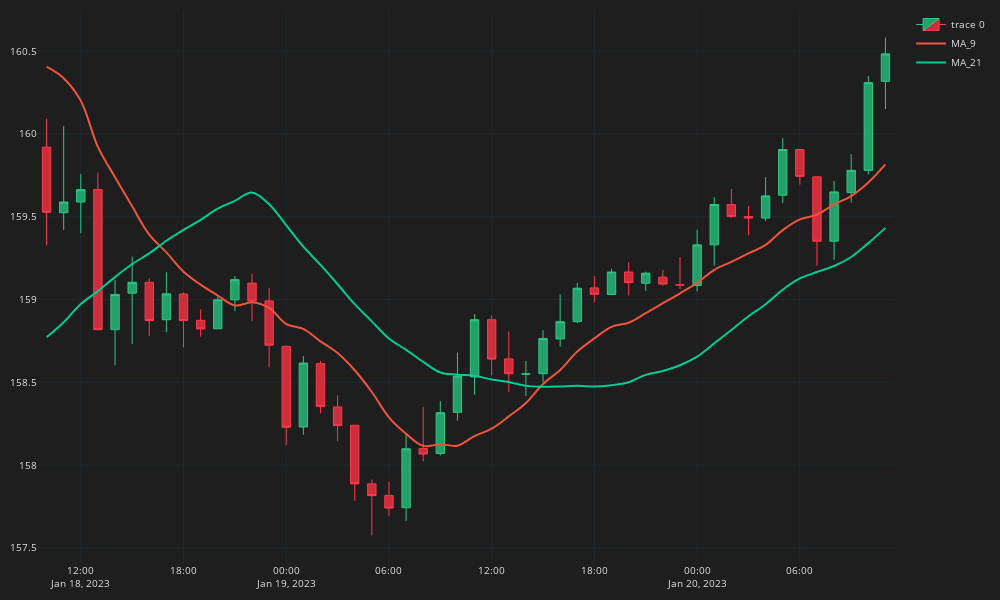

Notebook cell for this chart:
### Code cell
fig = go.Figure()
fig.add_trace(go.Candlestick(
    x=df_plot.time, open=df_plot.mid_o, high=df_plot.mid_h, low=df_plot.mid_l, close=df_plot.mid_c,
    line=dict(width=1), opacity=1,
    increasing_fillcolor='#24A06B',
    decreasing_fillcolor="#CC2E3C",
    increasing_line_color='#2EC886',  
    decreasing_line_color='#FF3A4C'
))
for ma in ma_list:
    col = f"MA_{ma}"
    fig.add_trace(go.Scatter(x=df_plot.time, 
        y=df_plot[col],
        line=dict(width=2),
        line_shape='spline',
        name=col
        ))


fig.update_layout(width=1000,height=600,
    margin=dict(l=10,r=10,b=10,t=10),
    font=dict(size=10,color="#e1e1e1"),
    paper_bgcolor="#1e1e1e",
    plot_bgcolor="#1e1e1e")
fig.update_xaxes(
    gridcolor="#1f292f",
    showgrid=True,fixedrange=True,rangeslider=dict(visible=False)
)
fig.update_yaxes(
    gridcolor="#1f292f",
    showgrid=True
)
fig.show()
